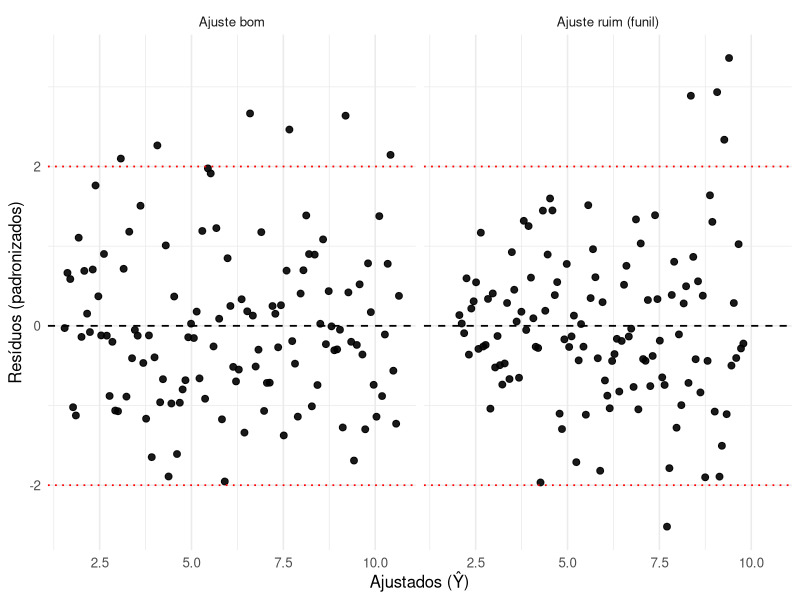
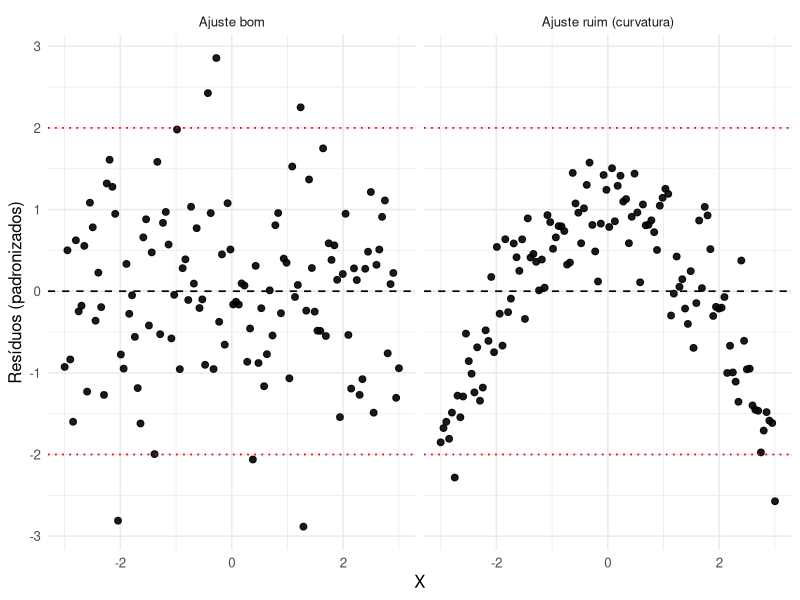
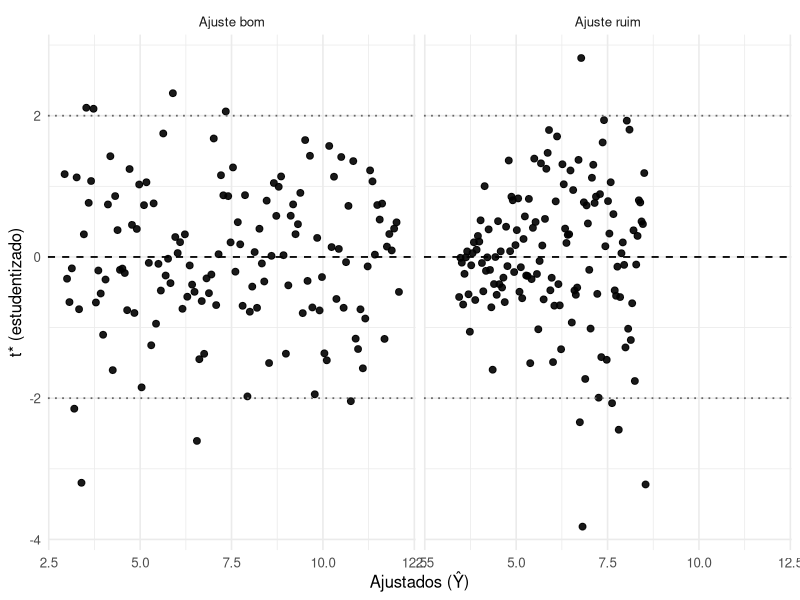
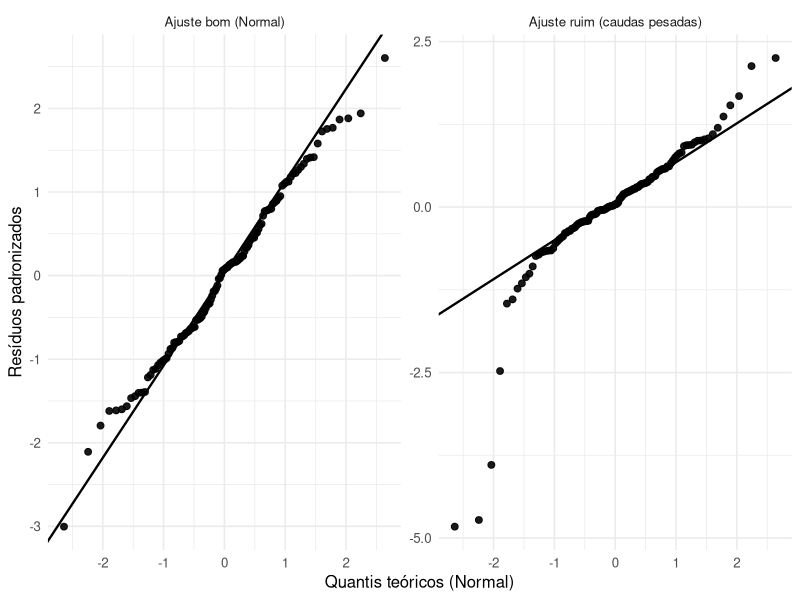
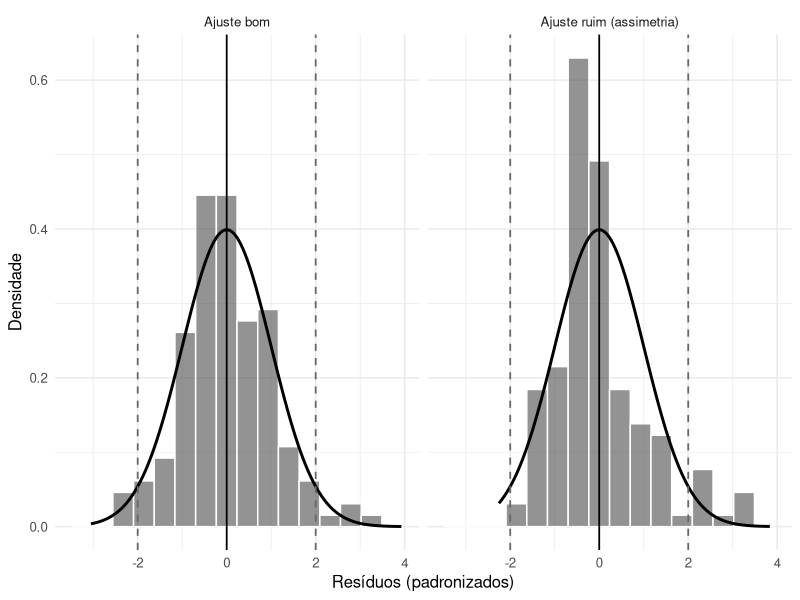
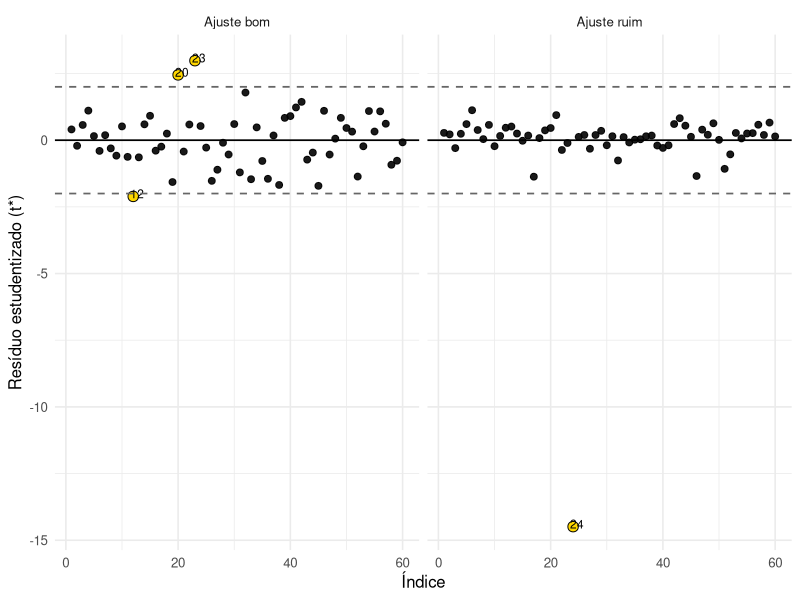
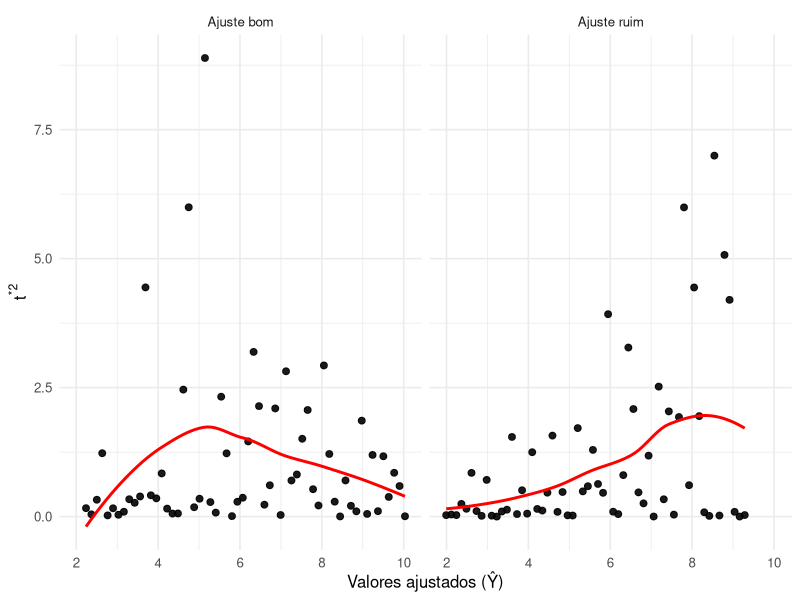
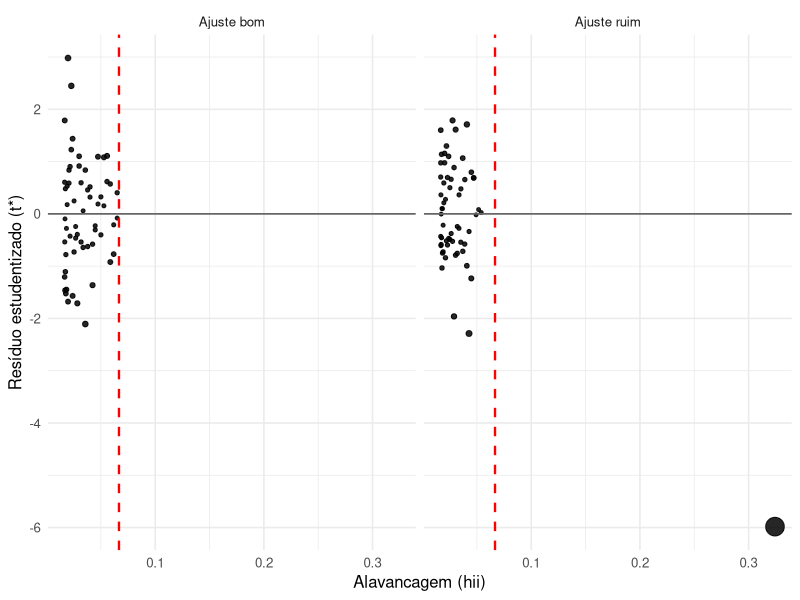

R code for these plots, in order:
## ---- chunk 1
#| echo: false
#| message: false
#| warning: false
#| fig-cap: "Resíduos vs Ajustados — Esquerda: Ajuste bom (homocedástico); Direita: Ajuste ruim (funil/heterocedasticidade). Linhas em 0 e ±2."
#| fig-width: 9
#| fig-height: 4.8
#| dpi: 120

suppressPackageStartupMessages({
  library(ggplot2)
  library(dplyr)
})

set.seed(2301)

n <- 120
X <- seq(0, 10, length.out = n)

# Bom: linear + normal homocedástico
Y_good <- 2 + 0.8*X + rnorm(n, 0, 1.2)
m_good <- lm(Y_good ~ X)
fit_g  <- fitted(m_good)
res_g  <- resid(m_good)
std_g  <- as.numeric(scale(res_g))

# Ruim: mesma média, mas variância cresce com o nível (funil)
sigma <- 0.6 + 0.25*fit_g
Y_bad <- 2 + 0.8*X + rnorm(n, 0, sigma)
m_bad <- lm(Y_bad ~ X)
fit_b <- fitted(m_bad)
res_b <- resid(m_bad)
std_b <- as.numeric(scale(res_b))

dados <- bind_rows(
  tibble(fit = fit_g, std = std_g, painel = "Ajuste bom"),
  tibble(fit = fit_b, std = std_b, painel = "Ajuste ruim (funil)")
)

ggplot(dados, aes(x = fit, y = std)) +
  geom_point(alpha = 0.9, size = 2) +
  geom_hline(yintercept = 0, linetype = "dashed", linewidth = 0.6) +
  geom_hline(yintercept = c(-2, 2), linetype = "dotted", linewidth = 0.6, color = "red") +
  facet_wrap(~painel, ncol = 2) +
  labs(x = "Ajustados (Ŷ)", y = "Resíduos (padronizados)") +
  theme_minimal(base_size = 12)
## ---- chunk 2
#| echo: false
#| message: false
#| warning: false
#| fig-cap: "Resíduos vs X — Esquerda: Ajuste bom (linear); Direita: Ajuste ruim (não linearidade em arco). Linhas em 0 e ±2."
#| fig-width: 9
#| fig-height: 4.8
#| dpi: 120

suppressPackageStartupMessages({
  library(ggplot2)
  library(dplyr)
})

set.seed(2302)

n <- 120
X <- seq(-3, 3, length.out = n)

# Bom: média linear
Y_good <- 1.5 + 1.0*X + rnorm(n, 0, 0.9)
m_good <- lm(Y_good ~ X)
std_g  <- as.numeric(scale(resid(m_good)))

# Ruim: média quadrática (modelo ajustado é linear => padrão em arco)
mu_bad <- 1.5 + 0.9*X - 0.6*(X^2)
Y_bad  <- mu_bad + rnorm(n, 0, 0.9)
m_bad  <- lm(Y_bad ~ X)
std_b  <- as.numeric(scale(resid(m_bad)))

dados <- bind_rows(
  tibble(X = X, std = std_g, painel = "Ajuste bom"),
  tibble(X = X, std = std_b, painel = "Ajuste ruim (curvatura)")
)

ggplot(dados, aes(x = X, y = std)) +
  geom_point(alpha = 0.9, size = 2) +
  geom_hline(yintercept = 0, linetype = "dashed", linewidth = 0.6) +
  geom_hline(yintercept = c(-2, 2), linetype = "dotted", linewidth = 0.6, color = "red") +
  facet_wrap(~painel, ncol = 2) +
  labs(x = "X", y = "Resíduos (padronizados)") +
  theme_minimal(base_size = 12)
## ---- chunk 3
#| echo: false
#| message: false
#| warning: false
#| fig-cap: "Resíduos estudentizados vs Ajustados — Esquerda: Ajuste bom; Direita: Ajuste ruim (curvatura + funil). Linhas em ±2."
#| fig-width: 9
#| fig-height: 4.8
#| dpi: 120

suppressPackageStartupMessages({
  library(ggplot2)
  library(dplyr)
})

set.seed(2303)

n <- 140
X <- seq(0, 10, length.out = n)

# Bom
Yg <- 3 + 0.9*X + rnorm(n, 0, 1.0)
mg <- lm(Yg ~ X)
fit_g  <- fitted(mg)
stud_g <- rstudent(mg)

# Ruim: média levemente curva + heterocedasticidade
mu_b  <- 3 + 0.9*X - 0.05*(X^2)
sig_b <- 0.6 + 0.2*X
Yb <- mu_b + rnorm(n, 0, sig_b)
mb <- lm(Yb ~ X)
fit_b  <- fitted(mb)
stud_b <- rstudent(mb)

dados <- bind_rows(
  tibble(fit = fit_g, stud = stud_g, painel = "Ajuste bom"),
  tibble(fit = fit_b, stud = stud_b, painel = "Ajuste ruim")
)

ggplot(dados, aes(x = fit, y = stud)) +
  geom_point(alpha = 0.9, size = 2) +
  geom_hline(yintercept = 0, linetype = "dashed", linewidth = 0.6) +
  geom_hline(yintercept = c(-2, 2), linetype = "dotted", linewidth = 0.6, color = "gray40") +
  facet_wrap(~painel, ncol = 2) +
  labs(x = "Ajustados (Ŷ)", y = "t* (estudentizado)") +
  theme_minimal(base_size = 12)
## ---- chunk 4
#| echo: false
#| message: false
#| warning: false
#| fig-cap: "QQ-plot dos resíduos — Esquerda: Ajuste bom (erros ~ Normal); Direita: Ajuste ruim (erros ~ t com caudas pesadas)."
#| fig-width: 9
#| fig-height: 4.8
#| dpi: 120

suppressPackageStartupMessages({
  library(ggplot2)
  library(dplyr)
})

set.seed(2304)

n <- 120
X <- seq(0, 10, length.out = n)

# Ajuste bom (erros normais)
Yg <- 2 + 0.7*X + rnorm(n, 0, 1)
mg <- lm(Yg ~ X)

# Ajuste ruim (erros t com caudas pesadas)
Yb <- 2 + 0.7*X + rt(n, df = 2)
mb <- lm(Yb ~ X)

qq_plot_lm_style <- function(mod, painel){
  r <- rstandard(mod)               # mesmo resíduo do plot.lm
  q <- qqnorm(r, plot.it = FALSE)
  df <- tibble(theo = q$x, samp = q$y, painel = painel)

  # reta tipo qqline()
  yq <- quantile(r, c(0.25, 0.75))
  xq <- qnorm(c(0.25, 0.75))
  slope <- (yq[2] - yq[1])/(xq[2] - xq[1])
  intercept <- yq[1] - slope*xq[1]

  list(
    pts = df,
    line = tibble(painel = painel,
                  intercept = intercept,
                  slope = slope)
  )
}

out_g <- qq_plot_lm_style(mg, "Ajuste bom (Normal)")
out_b <- qq_plot_lm_style(mb, "Ajuste ruim (caudas pesadas)")

dados  <- bind_rows(out_g$pts, out_b$pts)
linhas <- bind_rows(out_g$line, out_b$line)

ggplot(dados, aes(theo, samp)) +
  geom_point(alpha = 0.9, size = 2) +
  geom_abline(data = linhas,
              aes(intercept = intercept, slope = slope),
              linewidth = 0.8) +
  facet_wrap(~painel, ncol = 2, scales = "free") +
  labs(x = "Quantis teóricos (Normal)",
       y = "Resíduos padronizados") +
  theme_minimal(base_size = 12)
## ---- chunk 5
#| echo: false
#| message: false
#| warning: false
#| fig-cap: "Histograma dos resíduos — Esquerda: Ajuste bom (simétrico); Direita: Ajuste ruim (assimetria à direita). Curva Normal(0,1) de referência."
#| fig-width: 9
#| fig-height: 4.8
#| dpi: 120

suppressPackageStartupMessages({
  library(ggplot2)
  library(dplyr)
})

set.seed(2305)

n <- 140
X <- seq(0, 10, length.out = n)

# Bom: normal homocedástico
Yg <- 3 + 1.0*X + rnorm(n, 0, 1.0)
mg <- lm(Yg ~ X)
res_g <- as.numeric(scale(resid(mg)))

# Ruim: erro assimétrico (normal + componente exponencial positiva)
skew <- rexp(n, rate = 1/1.5)
Yb <- 3 + 1.0*X + rnorm(n, 0, 0.8) + 0.8*skew
mb <- lm(Yb ~ X)
res_b <- as.numeric(scale(resid(mb)))

dens_ref <- function(r){
  xs <- seq(min(r) - 0.5, max(r) + 0.5, length.out = 400)
  tibble(x = xs, d = dnorm(xs, 0, 1))
}

dados <- bind_rows(
  tibble(r = res_g, painel = "Ajuste bom"),
  tibble(r = res_b, painel = "Ajuste ruim (assimetria)")
)

ref <- bind_rows(
  dens_ref(res_g) %>% mutate(painel = "Ajuste bom"),
  dens_ref(res_b) %>% mutate(painel = "Ajuste ruim (assimetria)")
)

ggplot(dados, aes(x = r)) +
  geom_histogram(aes(y = after_stat(density)), bins = 16, alpha = 0.65, color = "white") +
  geom_line(data = ref, aes(x = x, y = d), linewidth = 1) +
  geom_vline(xintercept = 0, linewidth = 0.6) +
  geom_vline(xintercept = c(-2, 2), linetype = "dashed", linewidth = 0.6, color = "gray40") +
  facet_wrap(~painel, ncol = 2) +
  labs(x = "Resíduos (padronizados)", y = "Densidade") +
  theme_minimal(base_size = 12)
## ---- chunk 6
#| echo: false
#| message: false
#| warning: false
#| fig-cap: "Resíduos estudentizados vs índice — Esquerda: ajuste bom (Normal, sem outliers); Direita: ajuste ruim (caudas pesadas + outliers). Linhas em 0 e ±2; pontos extremos destacados."
#| fig-width: 9
#| fig-height: 4.8
#| fig-format: png
#| dpi: 120

suppressPackageStartupMessages({
  library(ggplot2)
  library(dplyr)
})

set.seed(2025)

sim_e_stud <- function(ruim = FALSE, n = 60){
  X <- seq(0, 10, length.out = n)
  y_true <- 2 + 0.8*X
  if(!ruim){
    Y <- y_true + rnorm(n, 0, 1.0)
  } else {
    Y <- y_true + rt(n, df = 3) * 1.5
    Y[6]  <- Y[6]  + 6.0
    Y[46] <- Y[46] - 6.0
  }
  m <- lm(Y ~ X)
  stud <- rstudent(m)
  tibble(idx = 1:n, stud = stud)
}

bom  <- sim_e_stud(FALSE) %>% mutate(painel = "Ajuste bom")
ruim <- sim_e_stud(TRUE)  %>% mutate(painel = "Ajuste ruim")

dados <- bind_rows(bom, ruim) %>%
  mutate(out = abs(stud) > 2)

ggplot(dados, aes(x = idx, y = stud)) +
  geom_point(alpha = 0.9, size = 2) +
  geom_point(data = subset(dados, out), aes(x = idx, y = stud),
             size = 3.2, shape = 21, fill = "gold", color = "black") +
  geom_text(data = subset(dados, out), aes(label = idx),
            nudge_x = 0.7, nudge_y = 0.1, size = 3) +
  geom_hline(yintercept = 0, linewidth = 0.6) +
  geom_hline(yintercept = c(-2, 2), linetype = "dashed", linewidth = 0.6, color = "gray40") +
  facet_wrap(~painel, ncol = 2) +
  labs(x = "Índice", y = "Resíduo estudentizado (t*)") +
  theme_minimal(base_size = 12)
## ---- chunk 7
#| echo: false
#| message: false
#| warning: false
#| fig-cap: "Valores ajustados vs resíduos estudentizados² — Esquerda: ajuste bom (dispersão uniforme); Direita: ajuste ruim (heteroscedasticidade/funil). LOWESS em vermelho."
#| fig-width: 9
#| fig-height: 4.8
#| fig-format: png
#| dpi: 120

suppressPackageStartupMessages({
  library(ggplot2)
  library(dplyr)
})

set.seed(2025)

fit_e_t2 <- function(ruim = FALSE, n = 60){
  X <- seq(0, 10, length.out = n)
  y_true <- 2 + 0.8*X
  if(!ruim){
    Y <- y_true + rnorm(n, 0, 1.0)
  } else {
    sigma <- 0.5 + 0.25*X
    Y <- y_true + rnorm(n, 0, sigma)
  }
  m <- lm(Y ~ X)
  tibble(fit = fitted(m), t2 = rstudent(m)^2)
}

bom  <- fit_e_t2(FALSE) %>% mutate(painel = "Ajuste bom")
ruim <- fit_e_t2(TRUE)  %>% mutate(painel = "Ajuste ruim")

dados <- bind_rows(bom, ruim)

ggplot(dados, aes(x = fit, y = t2)) +
  geom_point(alpha = 0.9, size = 2) +
  geom_smooth(method = "loess", se = FALSE, color = "red", linewidth = 1) +
  facet_wrap(~painel, ncol = 2) +
  labs(x = "Valores ajustados (Ŷ)", y = expression(t^"*2")) +
  theme_minimal(base_size = 12)
## ---- chunk 8
#| echo: false
#| message: false
#| warning: false
#| fig-cap: "Alavancagem (h) vs resíduos estudentizados — Esquerda: ajuste bom; Direita: ajuste ruim com ponto de alta alavancagem e discrepância. Área ∝ distância de Cook. Linha vertical: h > 2p/n."
#| fig-width: 9
#| fig-height: 4.8
#| fig-format: png
#| dpi: 120

suppressPackageStartupMessages({
  library(ggplot2)
  library(dplyr)
})

set.seed(2025)

h_t_cooks <- function(ruim = FALSE, n = 60){
  X <- seq(0, 10, length.out = n)
  y_true <- 2 + 0.8*X
  Y <- y_true + rnorm(n, 0, 1.0)
  if(ruim){
    X[n] <- 20
    Y[n] <- 2 + 0.8*X[n] - 8.0
  }
  df <- tibble(X = X, Y = Y)
  m  <- lm(Y ~ X, data = df)
  infl <- influence.measures(m)
  h   <- hatvalues(m)
  stud <- rstudent(m)
  ck  <- cooks.distance(m)
  tibble(h = h, stud = stud, ck = ck)
}

bom  <- h_t_cooks(FALSE) %>% mutate(painel = "Ajuste bom")
ruim <- h_t_cooks(TRUE)  %>% mutate(painel = "Ajuste ruim")

dados <- bind_rows(bom, ruim)

p <- 1
thr <- 2*(p+1)/60

ggplot(dados, aes(x = h, y = stud)) +
  geom_point(aes(size = ck), alpha = 0.85) +
  geom_hline(yintercept = 0, linewidth = 0.6, color = "gray40") +
  geom_vline(xintercept = thr, linetype = "dashed", linewidth = 0.8, color = "red") +
  facet_wrap(~painel, ncol = 2) +
  labs(x = "Alavancagem (hii)", y = "Resíduo estudentizado (t*)") +
  theme_minimal(base_size = 12) +
  guides(size = "none")
